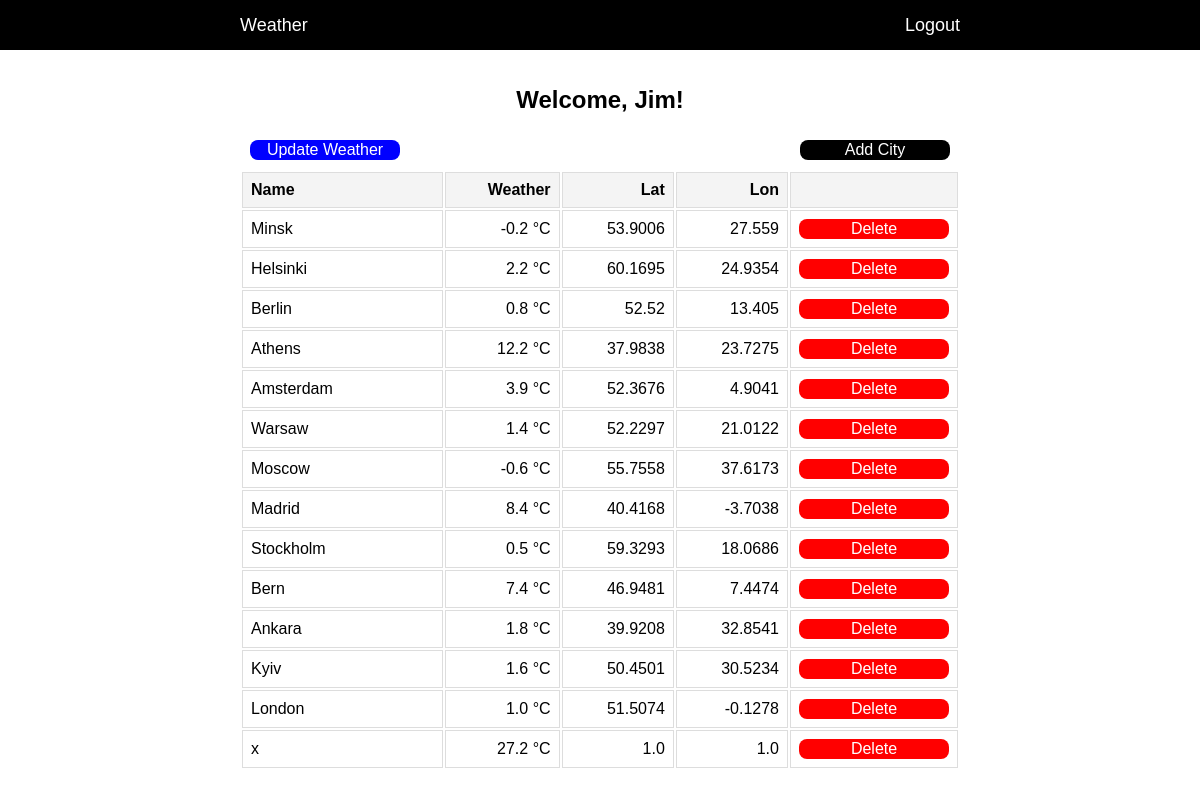
/ (signed in), run on the app's committed database.
### models.py (models this page shows)
class User(Base):
    __tablename__ = "users"
    id = Column(Integer, primary_key=True, index=True)
    username = Column(String, unique=True, index=True, nullable=False)
    password = Column(String, nullable=False)
    cities = relationship("City", back_populates="user")

class City(Base):
    __tablename__ = "cities"
    id = Column(Integer, primary_key=True, index=True)
    user_id = Column(Integer, ForeignKey("users.id"))
    name = Column(String, nullable=False)
    latitude = Column(Float, nullable=False)
    longitude = Column(Float, nullable=False)
    temperature = Column(Float, nullable=True)
    updated_at = Column(DateTime, nullable=True)
    user = relationship("User", back_populates="cities")

### main.py (the view)
@app.get("/")
async def read_root(request: Request, db: SessionLocal = Depends(get_db), user: User = Depends(get_current_user)):
    if not user:
        return RedirectResponse("/login", status_code=303)
    cities = db.query(City).filter(City.user_id == user.id).all()
    return templates.TemplateResponse("index.html", {"request": request, "user": user, "cities": cities})

### templates/index.html (shortened to what this page needs)
{% extends "layout.html" %}
{% block content %}
    <h1>Welcome, {{ user.username }}!</h1>
    <div class="controls">
      <button class="update-button" onclick="update_weather()">Update Weather</button>
      <button id="add-button" class="add-button" onclick="open_modal()">Add City</button>
    </div>
    <table>
      <colgroup>
        <col class="right-align">
        <col class="right-align">
        <col class="right-align">
        <col class="right-align">
        <col class="center-align">
      </colgroup>
      <thead>
        <tr>
          <th width="40%">Name</th>
          <th width="20%">Weather</th>
          <th width="20%">Lat</th>
          <th width="20%">Lon</th>
          <th width="20%"></th>
        </tr>
      </thead>
      <tbody>
        {% for city in cities %}
        <tr>
          <td>{{ city.name }}</td>
          <td>{{ city.temperature if city.temperature else "No data" }} °C</td>
          <td>{{ city.latitude }}</td>
          <td>{{ city.longitude }}</td>
          <td><button class="delete-button" onclick="delete_city({{ city.id }})">Delete</button></td>
        </tr>
        {% endfor %}
      </tbody>
    </table>
{% endblock %}

### static/styles.css (style rules this page uses)
body { margin: 0; font-family: Arial, sans-serif; }
h1 { font-size: 24px; text-align: center; padding-top: 20px; }
p, button, input { font-size: 16px; }
button { text-align: center; width: 150px; min-width: 150px; color: white; border: none; border-radius: 8px; }
table { width: 100%; }
th, td { border: 1px solid #ddd; padding: 8px; }
th { background-color: #f4f4f4; }
th:nth-child(1), td:nth-child(1) { text-align: left; }
th:nth-child(2), td:nth-child(2), th:nth-child(3), td:nth-child(3), th:nth-child(4), td:nth-child(4), th:nth-child(5), td:nth-child(5) { text-align: right; }
.controls { display: flex; justify-content: space-between; padding: 10px; }
button.add-button { background-color: black; }
button.update-button { background-color: blue; }
button.delete-button { background-color: red; }

### data on the page
User: username "Jim"
City: name "Minsk", temperature "-0.2", latitude "53.9006", longitude "27.559"
City: name "Helsinki", temperature "2.2", latitude "60.1695", longitude "24.9354"
City: name "Berlin", temperature "0.8", latitude "52.52", longitude "13.405"
City: name "Athens", temperature "12.2", latitude "37.9838", longitude "23.7275"
City: name "Amsterdam", temperature "3.9", latitude "52.3676", longitude "4.9041"
City: name "Warsaw", temperature "1.4", latitude "52.2297", longitude "21.0122"
City: name "Moscow", temperature "-0.6", latitude "55.7558", longitude "37.6173"
City: name "Madrid", temperature "8.4", latitude "40.4168", longitude "-3.7038"
City: name "Stockholm", temperature "0.5", latitude "59.3293", longitude "18.0686"
City: name "Bern", temperature "7.4", latitude "46.9481", longitude "7.4474"
City: name "Ankara", temperature "1.8", latitude "39.9208", longitude "32.8541"
City: name "Kyiv", temperature "1.6", latitude "50.4501", longitude "30.5234"
City: name "London", temperature "1.0", latitude "51.5074", longitude "-0.1278"
City: name "x", temperature "27.2", latitude "1.0", longitude "1.0"
